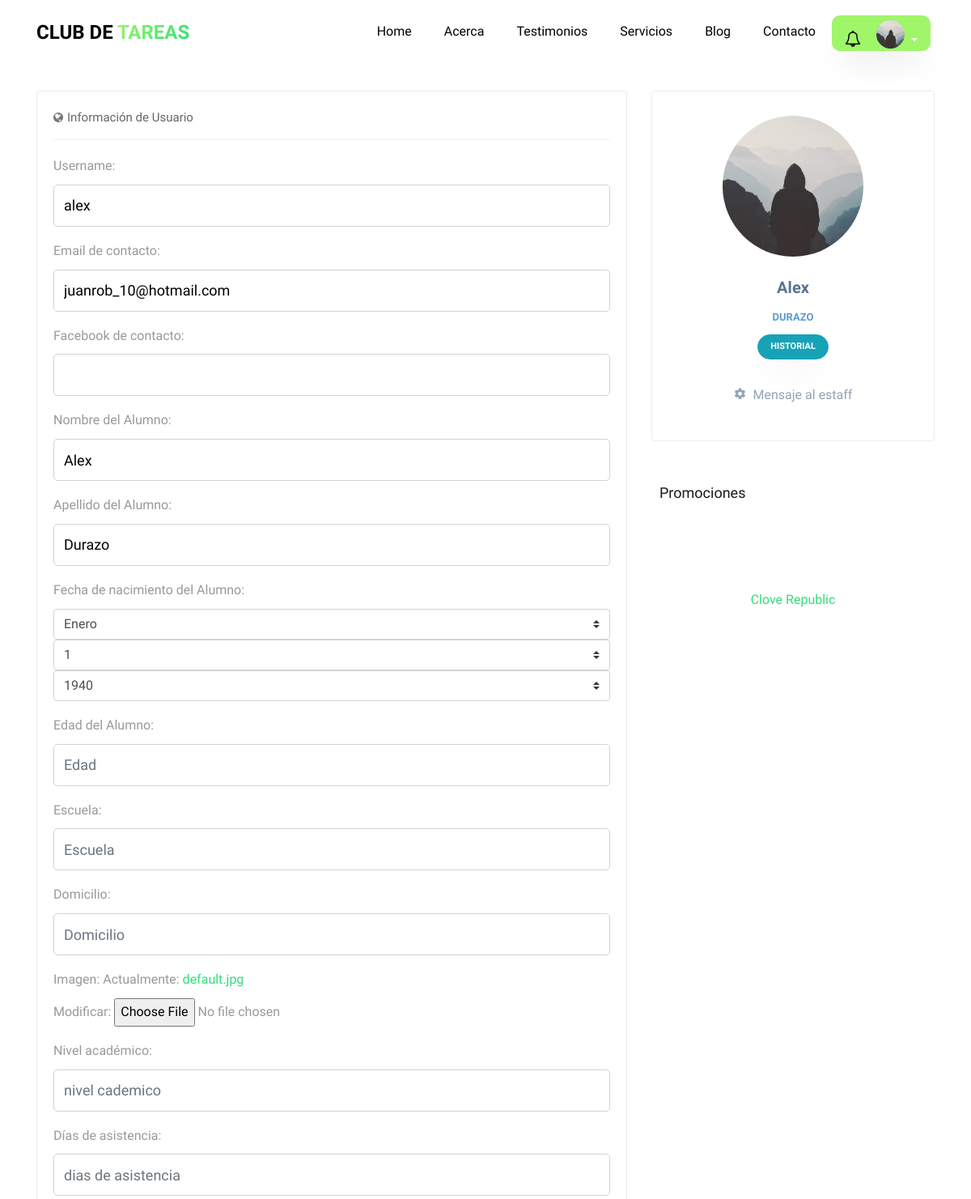
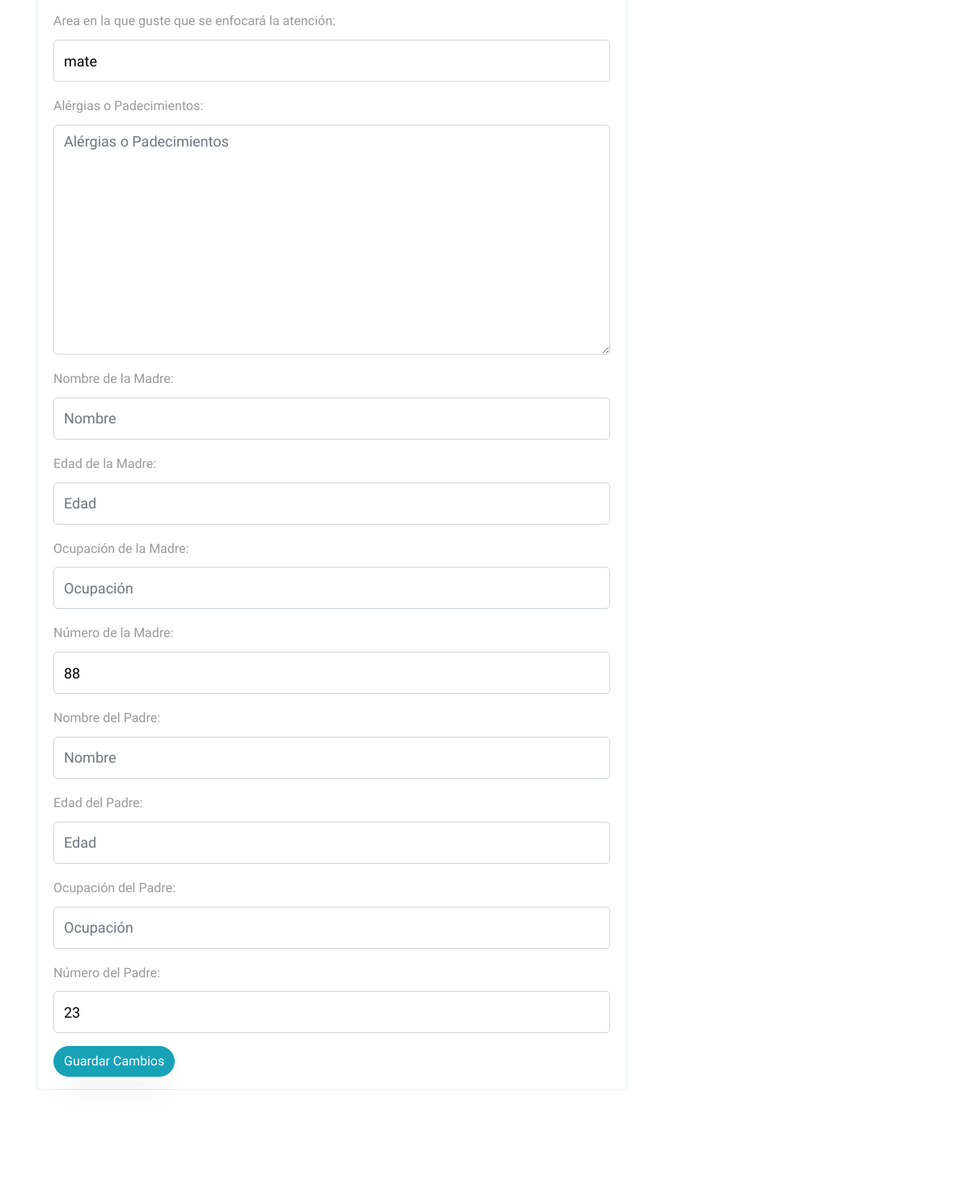
Before: /profile/ (signed in, upper part) with the older database file (2 pictures, top to bottom).
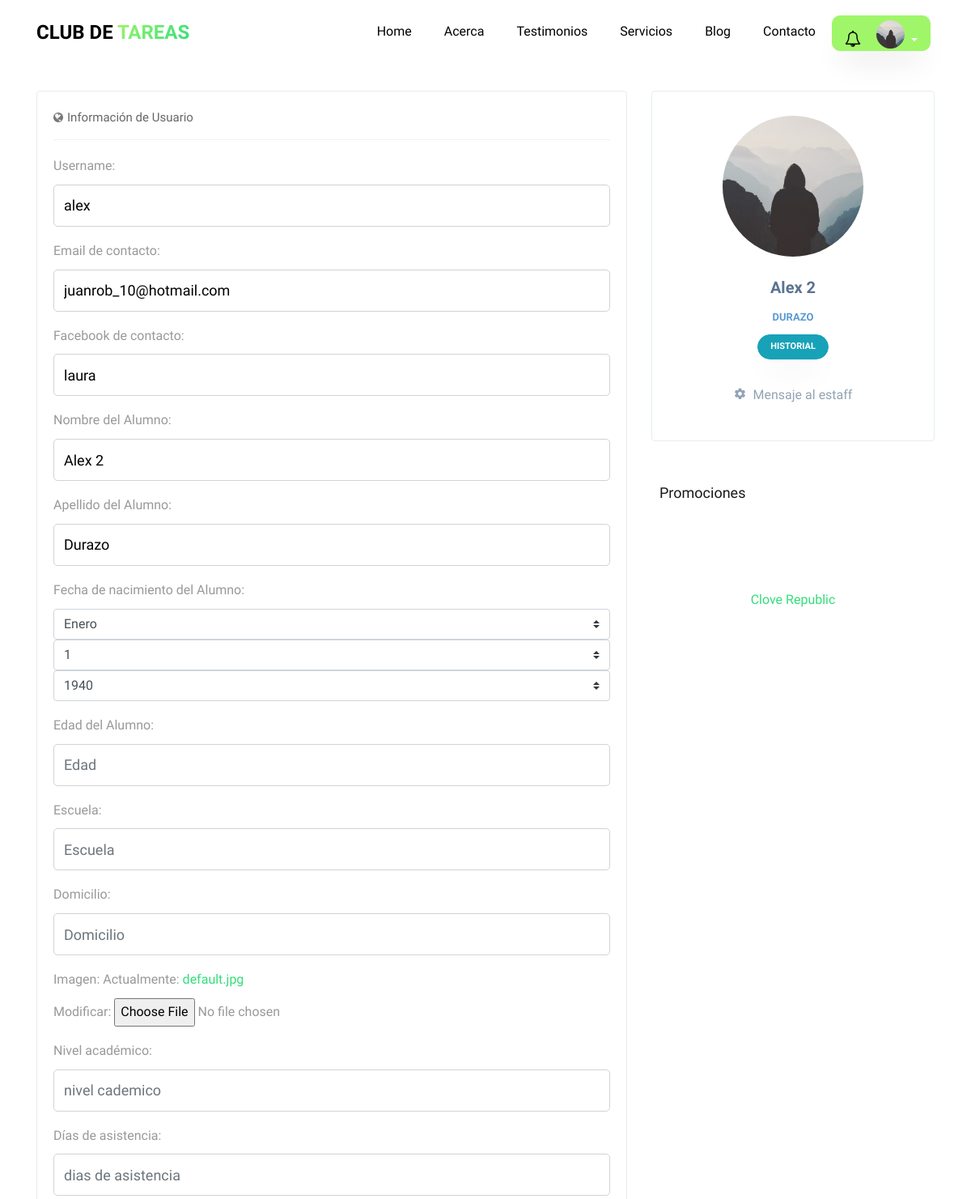
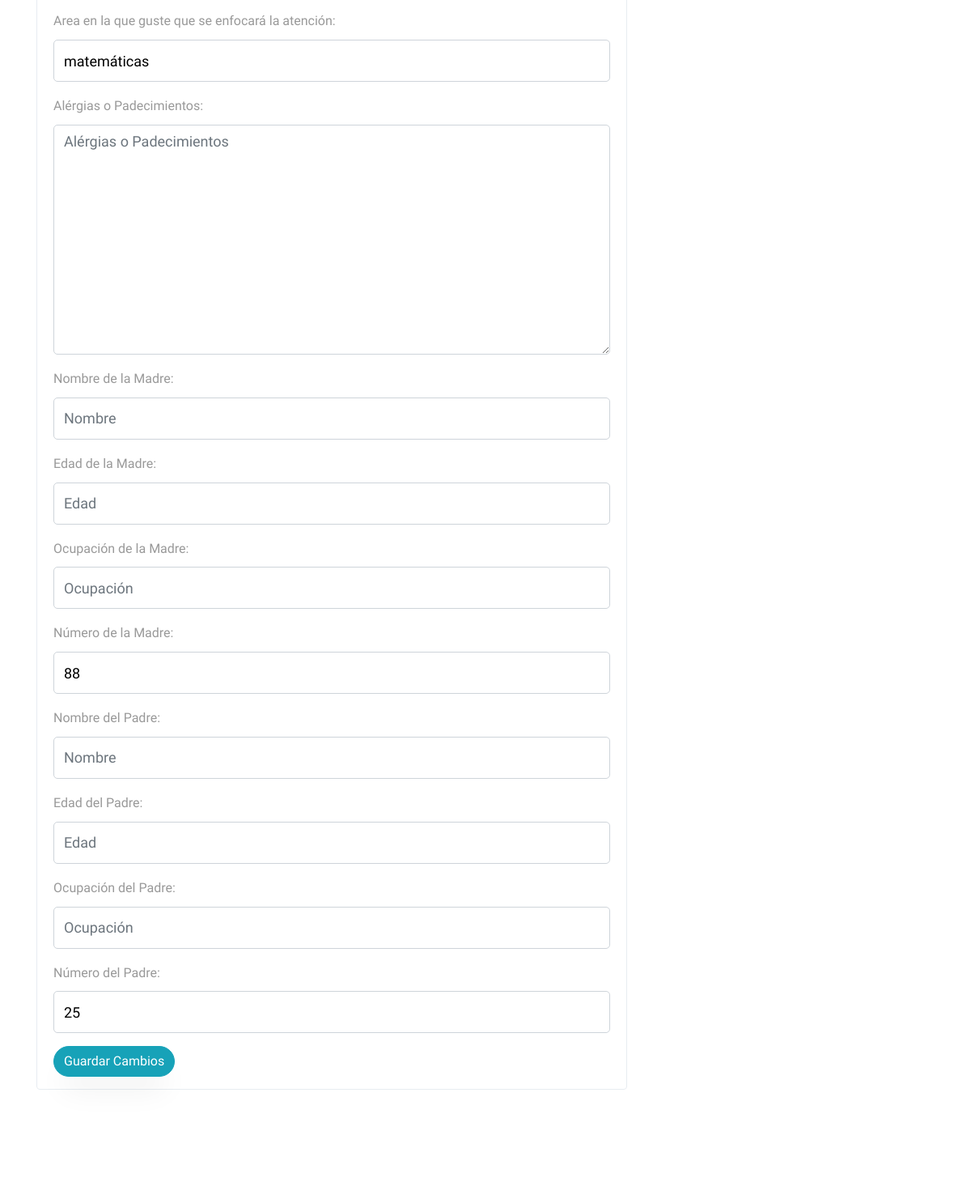
After: the same page with the newer database file (2 pictures, top to bottom).
### usuario/models.py (models this page shows, shortened)
class Usuario(AbstractBaseUser,PermissionsMixin):
    imagen       =  models.ImageField(default='default.jpg',upload_to='profile_pics')
    email        =  models.EmailField(max_length=60,blank=True)
    facebook     =  models.CharField(max_length=100,blank=True)
    username     =  models.CharField(max_length=30,unique=True)
    nombre       =  models.CharField(max_length=100)
    apellido     =  models.CharField(max_length=100)
    edad         =  models.IntegerField(blank=True,null=True)
    padecimientos = models.TextField(verbose_name="padecimientos",blank=True)
    asistencia = models.CharField(verbose_name="Días de asistencia",max_length=100,blank=True)
    enfoque = models.CharField(verbose_name="Area en la que guste que se enfocará la atención",max_length=100,blank=True)
    nombre_de_la_madre =  models.CharField(verbose_name="Nombre de la Madre",max_length=100,blank=True)
    edad_de_la_madre =  models.IntegerField(verbose_name="Edad",blank=True, null=True)
    ocupacion_de_la_madre = models.CharField(verbose_name="Ocupación",max_length=100,blank=True)
    numero_de_la_madre   =  models.IntegerField(verbose_name="Número de contacto",blank=True,null=True)
    nombre_del_padre =  models.CharField(verbose_name="Nombre del Padre",max_length=100,blank=True)
    edad_del_padre =  models.IntegerField(verbose_name="Edad",blank=True, null=True)
    ocupacion_del_padre = models.CharField(verbose_name="Ocupación",max_length=100,blank=True)
    numero_del_padre    =  models.IntegerField(verbose_name="Número de contacto",blank=True,null=True)
    fecha_nacimiento = models.DateField(verbose_name="Fecha de nacimiento",blank=True, null=True)
    escuela      =  models.CharField(verbose_name="Nombre de la escuela",max_length=100,blank=True)
    domicilio    =  models.CharField(verbose_name="Domicilio",max_length=150,blank=True)
    status_paquetes = models.BooleanField(verbose_name="¿Tiene Paquetes Activos?",default=False)
    '''
    NIVEL_STATUS = (
         ('k','Kinder'),
         ('p','Primaria'),
         ('s','Secundaria'),
         ('b','bachillerato'),
         ('u','universidad'))
    '''
    nivel_academico = models.CharField(max_length=500,blank=True,verbose_name='Nivel académico del alumno')
    date_joined  =  models.DateTimeField(verbose_name="Fecha de ingreso",auto_now_add=True)
    last_login   =  models.DateTimeField(verbose_name="Ultima fecha de Sesión",auto_now=True)
    is_admin     =  models.BooleanField(verbose_name="¿Es Administrador?",default=False)
    is_active    =  models.BooleanField(verbose_name="¿Esta Acivo?",default=True)
    is_staff     =  models.BooleanField(verbose_name="¿Es parte del Staff?",default=False)
    is_superuser =  models.BooleanField(verbose_name="¿Es Super Usuario?",default=False)
    grupo = models.ForeignKey(Group,on_delete=models.SET_NULL,null=True)
    USERNAME_FIELD  = "username"
    REQUIRED_FIELDS = ["nombre","apellido"]
    objects = MyUsuarioManager()

### app/views.py (the view)
# urls.py: path('profile/', views.profile,name='profile'),
@login_required
def profile(request):
    context = {}
    if request.POST:
        form = UserUpdateForm(request.POST,request.FILES,instance=request.user)
        if form.is_valid():
            form.save()
            if form.changed_data:
                evento = Historial_User(mensaje=f"datos actualizados del Perfil: {form.changed_data}",usuario=request.user)
                evento.save()
                messages.success( request,'Los datos del formulario han sido actualizados')
                if not request.user.is_superuser:
                    usuarios = get_user_model().objects.filter(is_superuser=True)
                    notify.send(request.user,recipient=usuarios,verb="notificacion-de-edicion-de-perfil",description=f"datos actualizados del Perfil: {form.changed_data}",action_object=request.user)
        else:
            messages.warning(request,'Error al procesar el formulario')
    else:
        form =UserUpdateForm(instance=request.user)
    context['profile_form'] = form
    user_status = online_users.models.OnlineUserActivity.get_user_activities(timedelta(seconds=60))
    context['online_users'] = (user for user in  user_status)
    context['historial'] = request.user.historial.all().order_by('-fecha')
    publicidad = Publicidad.objects.all()
    id_item_activate = 0
    if publicidad:
        id_item_activate = publicidad[0].id
    context["publicidad"] = publicidad
    context["id_item_activate"] = id_item_activate
    return render(request,'app/profile.html',context)

### app/templates/app/profile.html (shortened to what this page needs)
{% extends 'main/base.html' %}
{% load crispy_forms_tags%}
{% load static %}
{% block content %}
<section class="ftco-section  notifications-fix-top">
  <div class="container">
    <div class="row">
        <div class="col-md-8">
            <div class="portlet light bordered ftco-animate">
                <div class="portlet-title tabbable-line">
                    <div class="caption caption-md">
                        <i class="icon-globe theme-font hide"></i>
                        <span class="caption-subject font-blue-madison bold uppercase">Información de Usuario</span>
                    </div>
                </div>
                <div class="portlet-body">
                        <div class="tab-content">
                            <div role="tabpanel" class="tab-pane active" id="home">
                                <form method="POST" enctype="multipart/form-data" novalidate>
                                  {% for field in profile_form %}
                                  <div class="form-group">
                                      {{ field.label_tag }}
                                      {{ field }}
                                  </div>
                                  {% endfor %}
                                  <button type="submit" class="btn btn-info">Guardar Cambios</button>
                                </form>
                            </div>
                        </div>
                </div>
            </div>
        </div>
        <div class="col-md-4">
          <div class="row">
            <div class="col-12">
              <div class="portlet light profile-sidebar-portlet bordered  justify-content-center ftco-animate">
                  <div class="profile-userpic" style="text-align:center">
                      <img src="{{ request.user.imagen.url }}" class="img-responsive" alt="">
                  </div>
                  <div class="profile-usertitle">
                      <div class="profile-usertitle-name">{{ request.user.nombre }}</div>
                      <div class="profile-usertitle-job">{{ request.user.apellido }} </div>
                  </div>
                  <div class="profile-userbuttons">
                      <button type="button" class="btn btn-info  btn-sm" data-toggle="modal"  data-target=".historial_modal">Historial</button>
                  </div>
                  <div class="profile-usermenu w-100">
                      <ul class="nav">
                          <li style="position:relative; width:100%; height:50px;">
                              <a  style="text-align: center;position:absolute; top:0; left: 50%; transform: translateX(-50%);" href="{% url 'app:form_notification'%}">
                                  {% if  request.user.is_superuser %}
                                      <i class="icon-settings"></i>Mensaje a estudiantes</a>
                                  {% else %}
                                      <i class="icon-settings"></i>Mensaje al estaff</a>
                                  {% endif%}
                          </li>
                      </ul>
                  </div>
             </div>
            </div>
            <div class="sidebar-box ftco-animate">
               <h3 class="heading-sidebar">Promociones</h3>
            </div>
            <div class="col-12">
              <div id="fb-container" style="width:100%; margin-top: 30px;margin-bottom: 30px;text-align: center">
                <div class="fb-page" data-tabs="timeline" data-href="https://www.facebook.com/El-Club-De-Tareas-114777256733226/" data-height="500" data-small-header="false" data-adapt-container-width="true" data-hide-cover="false" data-show-facepile="false"><blockquote cite="https://www.facebook.com/El-Club-De-Tareas-114777256733226/" class="fb-xfbml-parse-ignore"><a href="https://www.facebook.com/El-Club-De-Tareas-114777256733226/">Clove Republic</a></blockquote></div>
              </div>
            </div>
          </div>
      </div>
    </div>
  </div>
</section>
{% endblock content %}

### templates/main/base.html (shortened to what this page needs)
{% load static %}
{% load notifications_tags %}
{% notifications_unread as unread_count %}
<!DOCTYPE html>
<html lang="es">
  <head>
    <link rel="stylesheet" href="{% static 'main/css/fonts.css'%}">
    <link rel="stylesheet" href="{% static 'main/css/open-iconic-bootstrap.min.css'%}">
    <link rel="stylesheet" href="{% static 'main/css/animate.css'%}">
    <link rel="stylesheet" href="{% static 'main/css/search.css'%}">
    <link rel="stylesheet" href="{% static 'main/css/owl.carousel.min.css'%}">
    <link rel="stylesheet" href="{% static 'main/css/owl.theme.default.min.css'%}">
    <link rel="stylesheet" href="{% static 'main/css/magnific-popup.css'%}">
    <link rel="stylesheet" href="{% static 'main/css/aos.css'%}">
    <link rel="stylesheet" href="{% static 'main/css/ionicons.min.css'%}">
    <link rel="stylesheet" href="{% static 'main/css/flaticon.css' %}">
    <link rel="stylesheet" href="{% static 'main/css/icomoon.css' %}">
    <link rel="stylesheet" href="{% static 'main/css/style.css' %}">
    <link rel="stylesheet" href="{% static 'main/css/fix.css' %}">
    <link rel='stylesheet' href="https://cdnjs.cloudflare.com/ajax/libs/fullcalendar/3.1.0/fullcalendar.min.css" />
  </head>
  <body  data-target=".site-navbar-target" data-offset="300">
  <nav class="navbar navbar-expand-lg navbar-dark ftco_navbar bg-dark ftco-navbar-light site-navbar-target" id="ftco-navbar">
	    <div class="container">
	      <a class="navbar-brand" href="{% url 'blog:home' %}">Club de <span>Tareas</span></a>
	      <div class="collapse navbar-collapse" id="ftco-nav">
	        <ul class="navbar-nav nav ml-auto" style="text-align:center">
	          <li class="nav-item"><a href="{% url 'blog:home' %}" class="nav-link"><span>Home</span></a></li>
	          <li class="nav-item"><a href="{% url 'blog:about' %}"  class="nav-link"><span>Acerca</span></a></li>
	          <li class="nav-item"><a href="{% url 'blog:testimony' %}"  class="nav-link"><span>Testimonios</span></a></li>
	          <li class="nav-item"><a href="{% url 'blog:services' %}" class="nav-link"><span>Servicios</span></a></li>
            <li class="nav-item"><a href="{% url 'blog:blog' %}" class="nav-link"><span>Blog</span></a></li>
            <li class="nav-item"><a href="{% url 'blog:contact' %}" class="nav-link"><span>Contacto</span></a></li>
          </ul>
          <ul class="nav navbar-nav navbar-right" style="text-align: right">
            {% if request.user.is_authenticated %}
            <div class="dropdown" style="padding-right:5px;margin:0;">
                    <a style="border-radius: 10px 10px 10px 10px !important;
                             -moz-border-radius: 10px 10px 10px 10px;
                             -webkit-border-radius: 10px 10px 10px 10px;padding-bottom:0; padding-top:0;padding-left:15px;padding-right:15px;"
                      class="btn btn-secondary dropdown-toggle" href="#" role="button" id="dropdownMenuLink" data-toggle="dropdown" aria-haspopup="true" aria-expanded="false">
                      <div style="display: inline-block;position: relative;margin-right:10px;">
                        <i class="fa fa-bell-o" style="font-size: 20px;color: black;"></i>
                      </div>
                          <div class="inset" style="margin-left: 5px;display: inline-block;">
                            <img src="{{ request.user.imagen.url }}">
                          </div>
                    </a>
              </div>
            {% else %}
              <li class="nav-item"><a href="{% url 'app:login' %}"  class="nav-link"><span>Login</span></a></li>
            </ul>
          {% endif %}
	      </div>
	    </div>
	  </nav>
    {% block content %}{% endblock %}
  </body>
</html>

Changed rows visible on the page:
changed Usuario "DURAZO": facebook (not shown) → "laura"; nombre "Alex" → "Alex 2"; enfoque "mate" → "matemáticas"; numero_del_padre "23" → "25"; user.nombre "Alex" → "Alex 2"
